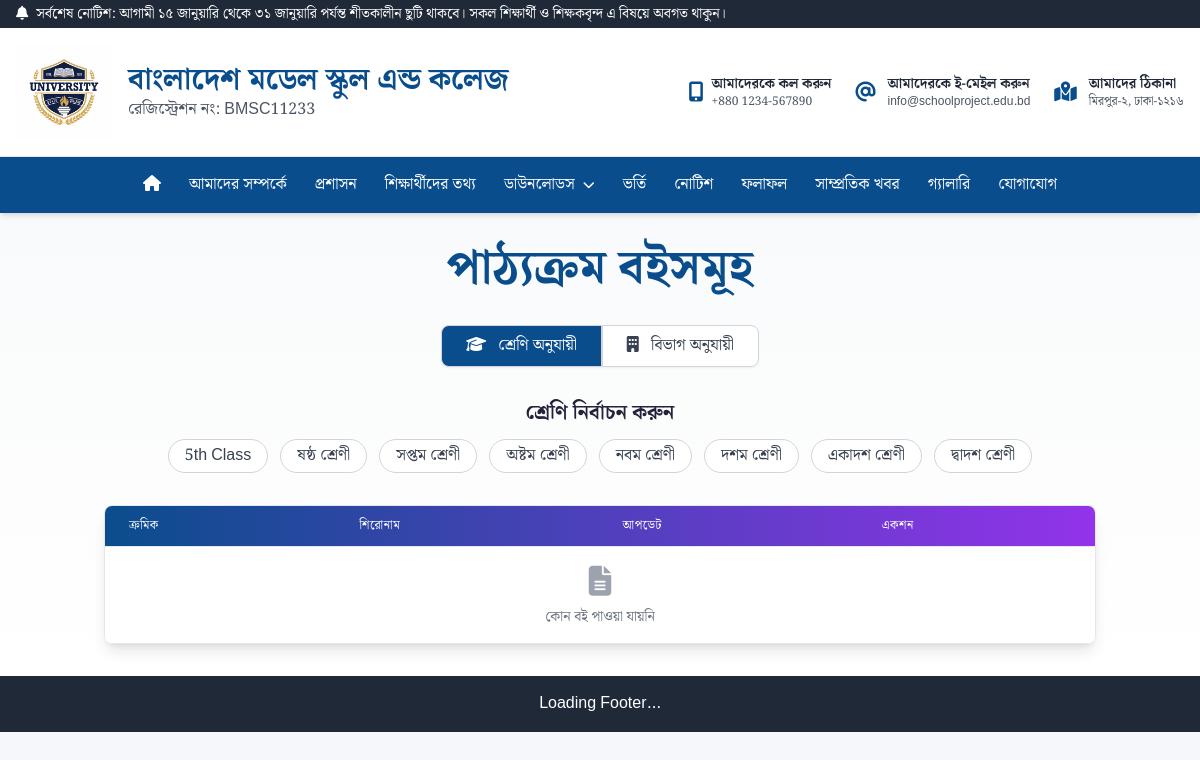
The page /books/ on the database its author committed.
### notice/models.py (models this page shows, shortened)
class TimeStampModel(models.Model):
    created_at = models.DateTimeField(auto_now_add=True)
    updated_at = models.DateTimeField(auto_now=True)
    class Meta:
        abstract = True

class Notice(TimeStampModel):
    title = models.CharField(max_length=255)
    short_description = models.TextField(help_text="A short description (max 2 lines) for the notice card.")
    file = models.FileField(
        upload_to='notices/',
        validators=[FileExtensionValidator(['pdf', 'doc', 'docx', 'jpg', 'jpeg', 'png'])]
    )
    notice_type = models.ForeignKey(NoticeType, on_delete=models.CASCADE)
    class_name = models.ForeignKey(Class, on_delete=models.SET_NULL, null=True, blank=True)
    department = models.ForeignKey(Department, on_delete=models.SET_NULL, null=True, blank=True)
    is_active = models.BooleanField(default=True)
    class Meta:
        verbose_name_plural = "Notices"
        ordering = ['-created_at']

### web/models.py (models this page shows, shortened)
class TimeStampModel(models.Model):
    created_at = models.DateTimeField(auto_now_add=True)
    updated_at = models.DateTimeField(auto_now=True)
    class Meta:
        abstract = True

class SchoolInfo(TimeStampModel):
    name = models.CharField(max_length=255, verbose_name="School Name")
    address = models.TextField()
    email = models.EmailField()
    phone = models.CharField(max_length=20)
    logo = models.ImageField(upload_to='school/', help_text="Upload the main logo for the navbar.")
    favicon = models.ImageField(upload_to='school/', blank=True, null=True, help_text="Upload a .ico or .png file for the browser tab icon.")
    established_year = models.CharField(max_length=4)
    description = models.TextField()
    history = models.TextField()
    vision = models.TextField()
    mission = models.TextField()
    reg_no = models.CharField(max_length=100, blank=True, null=True, verbose_name="Registration Number")
    facebook_url = models.URLField(max_length=255, blank=True, null=True, verbose_name="Facebook URL")
    instagram_url = models.URLField(max_length=255, blank=True, null=True, verbose_name="Instagram URL")
    youtube_url = models.URLField(max_length=255, blank=True, null=True, verbose_name="YouTube URL")
    linkedin_url = models.URLField(max_length=255, blank=True, null=True, verbose_name="LinkedIn URL")
    class Meta:
        verbose_name_plural = 'School Information'

class Class(TimeStampModel):
    name = models.CharField(max_length=50)  # Bengali name
    name_en = models.CharField(max_length=50)  # English name
    numeric_value = models.IntegerField()  # For sorting (e.g., 6,7,8)
    description = models.TextField(blank=True)
    class Meta:
        verbose_name_plural = 'Classes'
        ordering = ['numeric_value']

### web/views.py (the view)
# urls.py: path('books/', books, name='books'),
def books(request):
    classes = Class.objects.all().order_by('numeric_value')
    departments = Department.objects.all()
    initial_books = Book.objects.filter(
        is_active=True
    ).select_related('class_name', 'department')
    context = {
        'classes': classes,
        'departments': departments,
        'initial_books': initial_books,
    }
    return render(request, 'website/books.html', context)

### web/context_processors.py (called while the page is built)
def school_info_processor(request):
    school_info = SchoolInfo.objects.first()
    latest_notice = Notice.objects.filter(is_active=True).first()
    return {
        'school_info': school_info,
        'latest_notice': latest_notice
    }

### template/website/books.html (shortened to what this page needs)
{% extends 'website/base.html' %}
{% block content %}
<div class="bg-gradient-to-b from-gray-50 to-white py-8">
    <div class="container mx-auto px-4">
        <h1 class="text-4xl md:text-5xl font-bold text-center text-[var(--color-primary)] mb-8">
            পাঠ্যক্রম বইসমূহ
        </h1>
        <div x-data="{
            activeTab: 'class',
            activeClass: null,
            activeDept: null,
            isModalOpen: false,
            pdfUrl: '',
            books: [],
            openModal(url) {
                this.pdfUrl = url;
                this.isModalOpen = true;
            },
            async filterBooks() {
                let url = '{% url "filter_books" %}?';
                if (this.activeTab === 'class' && this.activeClass) {
                    url += 'class_id=' + this.activeClass;
                }
                else if (this.activeTab === 'dept' && this.activeDept) {
                    url += 'dept_slug=' + this.activeDept;
                }
                const response = await fetch(url);
                const data = await response.json();
                this.books = data.books;
            },
            init() {
                this.filterBooks();
            }
        }" x-init="init()">
            <div class="flex justify-center mb-8">
                <div class="inline-flex rounded-md shadow-sm">
                    <button @click="activeTab = 'class'; activeDept = null; filterBooks();"
                            :class="activeTab === 'class' ? 'bg-[var(--color-primary)] text-white' : 'bg-white text-gray-700 hover:bg-gray-100'"
                            class="px-6 py-2 rounded-l-lg border border-gray-300 font-medium">
                        <i class="fas fa-graduation-cap mr-2"></i> শ্রেণি অনুযায়ী
                    </button>
                    <button @click="activeTab = 'dept'; activeClass = null; filterBooks();"
                            :class="activeTab === 'dept' ? 'bg-[var(--color-primary)] text-white' : 'bg-white text-gray-700 hover:bg-gray-100'"
                            class="px-6 py-2 rounded-r-lg border border-gray-300 font-medium">
                        <i class="fas fa-building mr-2"></i> বিভাগ অনুযায়ী
                    </button>
                </div>
            </div>
            <div class="mb-8">
                <div x-show="activeTab === 'class'" x-transition class="text-center">
                    <h3 class="text-xl font-semibold mb-3">শ্রেণি নির্বাচন করুন</h3>
                    <div class="flex flex-wrap justify-center gap-3">
                        {% for class in classes %}
                        <button @click="activeClass = {{ class.id }}; filterBooks();"
                                :class="activeClass === {{ class.id }} ? 'bg-[var(--color-primary)] text-white' : 'bg-white text-gray-700 hover:bg-gray-100'"
                                class="px-4 py-1 rounded-full border border-gray-300 transition-colors duration-200">
                            {{ class.name }}
                        </button>
                        {% endfor %}
                    </div>
                </div>
            </div>
            <div id="book-list-container">
                <div class="overflow-hidden rounded-lg shadow-lg border border-gray-200">
                    <table class="min-w-full divide-y divide-gray-200">
                        <thead class="bg-gradient-to-r from-[var(--color-primary)] to-purple-600">
                            <tr>
                                <th class="px-6 py-3 text-left text-xs font-medium text-white uppercase tracking-wider">ক্রমিক</th>
                                <th class="px-6 py-3 text-left text-xs font-medium text-white uppercase tracking-wider">শিরোনাম</th>
                                <th class="px-6 py-3 text-left text-xs font-medium text-white uppercase tracking-wider">আপডেট</th>
                                <th class="px-6 py-3 text-left text-xs font-medium text-white uppercase tracking-wider">একশন</th>
                            </tr>
                        </thead>
                        <tbody class="bg-white divide-y divide-gray-200">
                            <template x-if="books.length === 0">
                                <tr>
                                    <td colspan="4" class="px-6 py-4 text-center text-sm text-gray-500">
                                        <i class="fas fa-file-alt text-3xl mb-2 text-gray-400"></i>
                                        <p>কোন বই পাওয়া যায়নি</p>
                                    </td>
                                </tr>
                            </template>
                        </tbody>
                    </table>
                </div>
            </div>
        </div>
    </div>
</div>
{% endblock %}

### template/website/base.html (shortened to what this page needs)
<!DOCTYPE html>
<html lang="bn">
<head>
    {% load static %}
    <link rel="stylesheet" href="{% static 'style.css' %}">
    <script src="https://cdn.tailwindcss.com"></script>
    <link rel="stylesheet" href="https://cdnjs.cloudflare.com/ajax/libs/font-awesome/6.4.2/css/all.min.css" />
</head>
<body class="bg-gray-100">
    <header class="sticky top-0 z-50 bg-white shadow-md">
        {% include 'website/include/navbar.html' %}
    </header>
    <main>
        <turbo-frame id="main-content">
            {% block content %}{% endblock %}
        </turbo-frame>
    </main>
    <div id="page-footer" data-turbo-permanent>
        <div hx-get="{% url 'footer' %}" hx-trigger="load" hx-swap="outerHTML">
            <div class="text-center p-4 bg-gray-800 text-white">Loading Footer...</div>
        </div>
    </div>
</body>
</html>

### template/website/include/navbar.html (shortened to what this page needs)
{% load static %}
<div class="bg-gray-800 text-white text-sm py-1 w-full">
  <div class="container mx-auto max-w-7xl px-4 flex justify-between items-center">
    {% if latest_notice %}
    <marquee class="text-white font-medium" behavior="scroll" direction="left" scrollamount="3">
      <i class="fas fa-bell mr-2"></i>সর্বশেষ নোটিশ: {{ latest_notice.short_description }}
    </marquee>
    {% elif school_info %}
    <span>{{ school_info.name }}</span>
    {% else %}
    <span>আমাদের ওয়েব সাইটে আপনাকে স্বাগতম</span>
    {% endif %}
  </div>
</div>
<div class="bg-white py-4 border-b w-full">
  <div class="container mx-auto max-w-7xl px-4 flex items-center justify-between">
    <div class="flex items-center">
      <a href="{% url 'home' %}" class="flex items-center">
        <img src="{{ school_info.logo.url }}" alt="Logo" class="w-24 h-24 mr-4" />
        <div class="flex flex-col">
          <span class="font-bold text-3xl text-[var(--color-primary)]">{{ school_info.name }}</span>
          {% if school_info.reg_no %}
          <span class="text-base text-gray-600 font-medium">রেজিস্ট্রেশন নং: {{ school_info.reg_no }}</span>
          {% endif %}
        </div>
      </a>
    </div>
    <div class="hidden md:flex items-center space-x-6">
      {% if school_info %}
      <div class="flex items-center space-x-2">
        <i class="fas fa-mobile-alt text-xl text-[var(--color-primary)]"></i>
        <div>
          <p class="text-sm font-semibold text-gray-800">আমাদেরকে কল করুন</p>
          <p class="text-xs text-gray-600">{{ school_info.phone }}</p>
        </div>
      </div>
      <div class="flex items-center space-x-3">
        <i class="fas fa-at text-xl text-[var(--color-primary)]"></i>
        <div>
          <p class="text-sm font-semibold text-gray-800">আমাদেরকে ই-মেইল করুন</p>
          <p class="text-xs text-gray-600">{{ school_info.email }}</p>
        </div>
      </div>
      <div class="flex items-center space-x-3">
        <i class="fas fa-map-marked-alt text-xl text-[var(--color-primary)]"></i>
        <div>
          <p class="text-sm font-semibold text-gray-800">আমাদের ঠিকানা</p>
          <p class="text-xs text-gray-600">{{ school_info.address|truncatechars:20 }}</p>
        </div>
      </div>
      {% endif %}
    </div>
  </div>
</div>
<nav class="bg-[var(--color-primary)] text-white w-full" x-data="{ sidebarOpen: false }" @open-sidebar.window="sidebarOpen = true" @keydown.window.escape="sidebarOpen = false">
  <div class="container mx-auto max-w-7xl px-4 flex items-center justify-center">
    <ul class="hidden md:flex flex-row space-x-1 items-center">
        <li><a href="{% url 'home' %}" class="block py-4 px-3 rounded hover:bg-[var(--color-secondary)] transition-all ease-in-out duration-300" title="Home"><i class="fas fa-home"></i></a></li>
        <li><a href="{% url 'about' %}" class="block py-4 px-3 rounded hover:bg-[var(--color-secondary)] transition-all ease-in-out duration-300">আমাদের সম্পর্কে</a></li>
        <li><a href="{% url 'administration' %}" class="block py-4 px-3 rounded hover:bg-[var(--color-secondary)] transition-all ease-in-out duration-300">প্রশাসন</a></li>
        <li><a href="{% url 'students' %}" class="block py-4 px-3 rounded hover:bg-[var(--color-secondary)] transition-all ease-in-out duration-300">শিক্ষার্থীদের তথ্য</a></li>
        <li class="relative group">
            <a href="#" class="block py-4 px-3 rounded hover:bg-[var(--color-secondary)] transition-all ease-in-out duration-300 flex items-center gap-1">ডাউনলোডস<i class="fas fa-chevron-down text-xs ml-1"></i></a>
        </li>
        <li><a href="#" class="block py-4 px-3 rounded hover:bg-[var(--color-secondary)] transition-all ease-in-out duration-300">ভর্তি</a></li>
        <li><a href="{% url 'notice_list' %}" class="block py-4 px-3 rounded hover:bg-[var(--color-secondary)] transition-all ease-in-out duration-300">নোটিশ</a></li>
        <li><a href="{% url 'result_list' %}" class="block py-4 px-3 rounded hover:bg-[var(--color-secondary)] transition-all ease-in-out duration-300">ফলাফল</a></li>
        <li><a href="#" class="block py-4 px-3 rounded hover:bg-[var(--color-secondary)] transition-all ease-in-out duration-300">সাম্প্রতিক খবর</a></li>
        <li><a href="{% url 'gallery_list' %}" class="block py-4 px-3 rounded hover:bg-[var(--color-secondary)] transition-all ease-in-out duration-300">গ্যালারি</a></li>
        <li><a href="{% url 'contact' %}" class="block py-4 px-3 rounded hover:bg-[var(--color-secondary)] transition-all ease-in-out duration-300">যোগাযোগ</a></li>
    </ul>
  </div>
</nav>

### static/style.css (style rules this page uses)
:root { --color-bg: #f5f7fa; --color-primary: #0a4d8c; --color-secondary: #f9b233; --color-accent: #e63946; --color-text: #22223b; }
html, body { font-family: 'Noto Serif Bengali', Arial, serif; background: var(--color-bg); color: var(--color-text); margin: 0; padding: 0; }
.container { width: 90%; margin-left: auto; margin-right: auto; }
@media (min-width: 640px) { .container { width: 80%; } }
@media (min-width: 1024px) { .container { max-width: 1280px; width: 100%; } }

### rows shown on the page
Notice: short_description "আগামী ১৫ জানুয়ারি থেকে ৩১ জানুয়ারি পর্যন্ত শীতকালীন ছুটি থাকবে। সকল শিক্ষার্থী ও শিক্ষকবৃন্দ এ বিষয়ে অবগত থাকুন।"
SchoolInfo: logo (picture), name "বাংলাদেশ মডেল স্কুল এন্ড কলেজ", reg_no "BMSC11233", phone "+880 1234-567890", email "info@schoolproject.edu.bd", address "মিরপুর-২, ঢাকা-১২১৬"
Class: name "5th Class"
Class: name "ষষ্ঠ শ্রেণী"
Class: name "সপ্তম শ্রেণী"
Class: name "অষ্টম শ্রেণী"
Class: name "নবম শ্রেণী"
Class: name "দশম শ্রেণী"
Class: name "একাদশ শ্রেণী"
Class: name "দ্বাদশ শ্রেণী"
